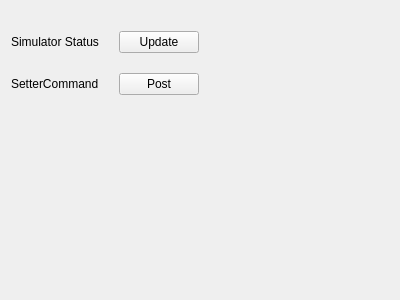
<?xml version="1.0" encoding="UTF-8"?>
<ui version="4.0">
 <class>RapiPluginView</class>
 <widget class="QWidget" name="RapiPluginView">
  <property name="geometry">
   <rect>
    <x>0</x>
    <y>0</y>
    <width>400</width>
    <height>300</height>
   </rect>
  </property>
  <property name="windowTitle">
   <string>Form</string>
  </property>
  <layout class="QGridLayout" name="gridLayout">
   <property name="spacing">
    <number>20</number>
   </property>
   <item row="1" column="1">
    <widget class="QPushButton" name="buttonUpdate">
     <property name="text">
      <string>Update</string>
     </property>
    </widget>
   </item>
   <item row="3" column="0" colspan="4">
    <spacer name="verticalSpacer">
     <property name="orientation">
      <enum>Qt::Vertical</enum>
     </property>
     <property name="sizeHint" stdset="0">
      <size>
       <width>20</width>
       <height>40</height>
      </size>
     </property>
    </spacer>
   </item>
   <item row="0" column="6" rowspan="2">
    <spacer name="horizontalSpacer">
     <property name="orientation">
      <enum>Qt::Horizontal</enum>
     </property>
     <property name="sizeHint" stdset="0">
      <size>
       <width>40</width>
       <height>20</height>
      </size>
     </property>
    </spacer>
   </item>
   <item row="1" column="2">
    <widget class="QLabel" name="labelSimulatorState">
     <property name="minimumSize">
      <size>
       <width>75</width>
       <height>0</height>
      </size>
     </property>
     <property name="text">
      <string/>
     </property>
    </widget>
   </item>
   <item row="1" column="0">
    <widget class="QLabel" name="label">
     <property name="text">
      <string>Simulator Status</string>
     </property>
    </widget>
   </item>
   <item row="2" column="0">
    <widget class="QLabel" name="label_2">
     <property name="text">
      <string>SetterCommand</string>
     </property>
    </widget>
   </item>
   <item row="2" column="1">
    <widget class="QPushButton" name="buttonPostSetterCommand">
     <property name="text">
      <string>Post</string>
     </property>
    </widget>
   </item>
  </layout>
 </widget>
 <resources/>
 <connections/>
</ui>
